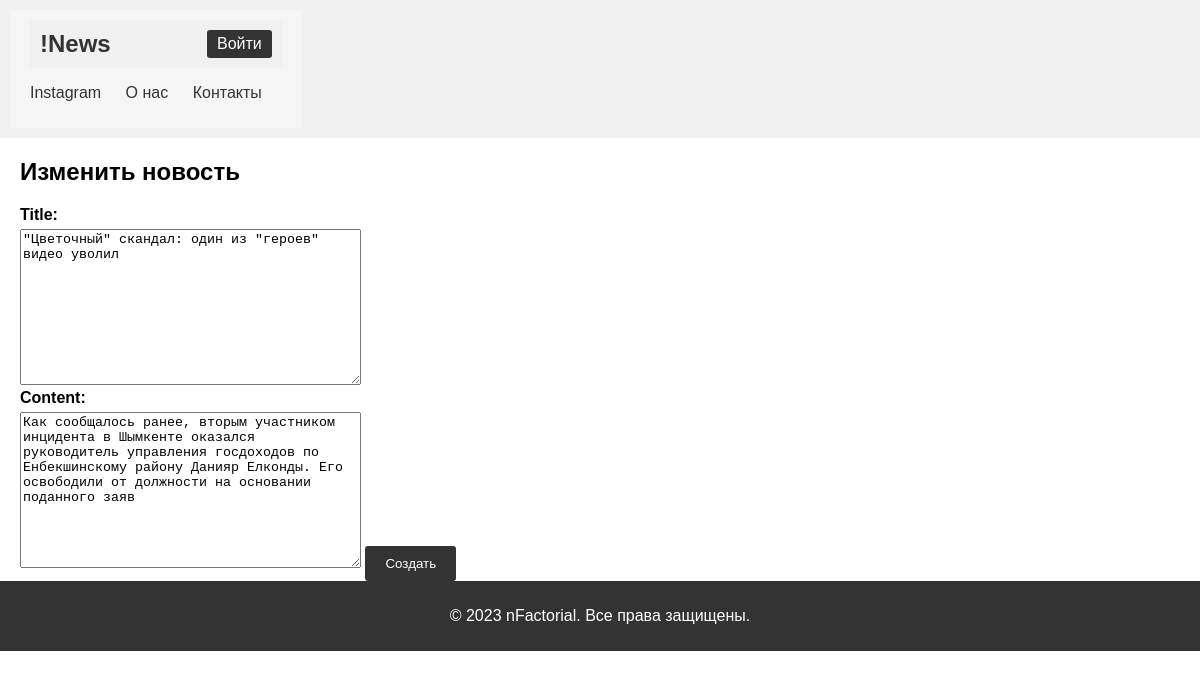
Screenshot of /news/7/edit/ with the database file from the repository.
### news/models.py (models this page shows, shortened)
class News(models.Model):
    author = models.ForeignKey(User, on_delete=models.CASCADE, null=True)
    title = models.TextField(max_length=50)
    content = models.TextField(max_length=200)
    created_at = models.DateTimeField(auto_now_add=True)

### news/views.py (the view, shortened to what this page needs)
# urls.py: path("<int:news_id>/edit/", views.NewsEditView.as_view(), name="edit_news"),
class NewsEditView(View):
    def get(self, request, news_id):
        news = get_object_or_404(News, pk=news_id)
        form = NewsForm(instance=news)
        return render(request, 'news/edit_news.html', {'form': form,
                                                       'news_id': news_id})

### news/forms.py
class NewsForm(forms.ModelForm):
    class Meta:
        model = News
        fields = ["title", "content"]

### news/templates/news/edit_news.html (shortened to what this page needs)
{% extends "news/base.html" %}
{% block content %}
    <h2>Изменить новость</h2>
    <form action="{% url 'news:edit_news' news_id%}" method="post">
        {{ form }}
        <button type="submit">Создать</button>
    </form>
{% endblock %}

### news/static/news/style.css (style rules this page uses)
body { font-family: Arial, sans-serif; margin: 0; padding: 0; }
h2 { margin-bottom: 20px; }
form label { display: block; margin-bottom: 5px; font-weight: bold; }
form button { background-color: #333; color: white; padding: 10px 20px; border: none; border-radius: 3px; cursor: pointer; }

### rows the page displays
News: title "\"Цветочный\" скандал: один из \"героев\" видео уволил", content "Как сообщалось ранее, вторым участником инцидента в Шымкенте оказался руководитель управления госдоходов по Енбекшинскому району Данияр Елконды. Его освободили от должности на основании поданного заяв"
